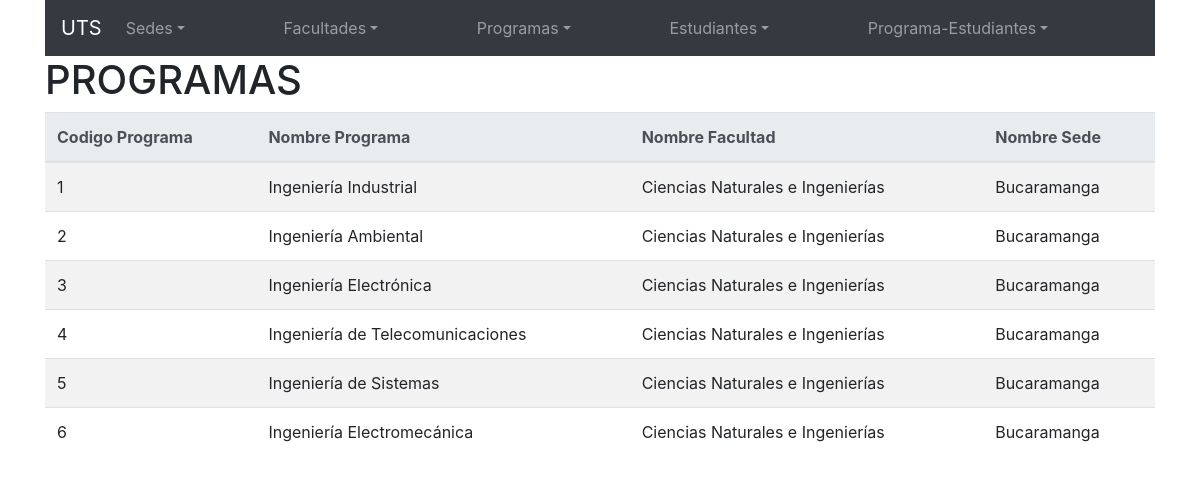
Page /app/views/programas_listar.php on the committed database.
### tables this page shows
create table programas
(
   codprograma          int not null auto_increment  comment '',
   codfacultad          int not null  comment '',
   nombreprograma       varchar(100) not null  comment '',
   primary key (codprograma)
);

create table facultades
(
   codfacultad          int not null auto_increment  comment '',
   codsede              int not null  comment '',
   nombrefacultad       varchar(100) not null  comment '',
   primary key (codfacultad)
);

create table sedes
(
   codsede              int not null auto_increment  comment '',
   nombresede           varchar(50) not null  comment '',
   primary key (codsede)
);

### app/config/loader.php (called while the page is built, shortened)
<?php
function cargaAutomaticaClases($nameSpace) {
    $rutaConfig = "app/config";
    $rutaActual = str_replace("\\", "/", __DIR__);
    $rutaProyecto = str_replace($rutaConfig, "", $rutaActual);
    $nombreClase = strtolower($nameSpace);
    $rutaClase = str_replace("\\", "/", $nombreClase);
    $claseCargar = $rutaProyecto . "/" . $rutaClase . ".php";
}

### app/models/conexion.php (called while the page is built, shortened)
<?php
class Conexion {
    private $_servidor;
    private $_usuario;
    private $_clave;
    private $_nombreBase;
    public function __construct() {
        $this->_servidor = CONFIG["DB_HOST"];
        $this->_nombreBase = CONFIG["DB_DATABASE"];
        $this->_usuario = CONFIG["DB_USERNAME"];
        $this->_clave = CONFIG["DB_PASSWORD"];
    }
    public function conectar(){
        $codificacion = "SET NAMES \"UTF8\"";
        $cadena = "mysql::host={$this->_servidor};dbname={$this->_nombreBase}";
        $arreglo = array(PDO::MYSQL_ATTR_INIT_COMMAND => $codificacion);
        $this->_conn = new PDO($cadena, $this->_usuario, $this->_clave, $arreglo) ;
    }
}

### app/controllers/programacontroller.php (called while the page is built, shortened)
<?php
class ProgramaController {
    public function getProgramas() {
        $objProgramas = new Programas();
        $filas = $objProgramas->obtener();
        return $filas;
    }
}

### app/models/programas.php (called while the page is built, shortened)
<?php
class Programas extends Conexion {
    public function obtener() {
        $sql = "SELECT p.codprograma, p.nombreprograma,f.nombrefacultad,"
                . "s.nombresede FROM programas p INNER JOIN(facultades f INNER JOIN "
                . "sedes s ON f.codsede=s.codsede) ON p.codfacultad=f.codfacultad;";
        $recurso = $this->_conn->prepare($sql);
        $recurso->execute();
        $filas = $recurso->fetchAll(2);
        return $filas;
    }
}

### app/views/programas_listar.php (the view, shortened to what this page needs)
<?php
require_once '../config/loader.php';
$codprograma = filter_input(INPUT_GET, "cod");
$objProgramaController = new ProgramaController();
$registros = $objProgramaController->getProgramas($codprograma);
?>
<!DOCTYPE html>
<html>
    <head>
        <link href="styles/bootstrap.css" rel="stylesheet" type="text/css"/>
        <link href="styles/jquery-ui.css" rel="stylesheet" type="text/css"/>
    </head>
    <body class=" container">
        <?php
        require_once 'menu.php';
        ?>
        <h1>
            PROGRAMAS
        </h1>
        <table class="table table-striped">
            <thead class="thead-light">
                <tr>
                    <th>
                        Codigo Programa
                    </th>
                    <th>
                        Nombre Programa
                    </th>
                    <th>
                        Nombre Facultad
                    </th>
                    <th>
                        Nombre Sede
                    </th>
                </tr>
            </thead>
            <tbody>
                <?php
                foreach ($registros as $indice => $campo) {
                    echo '<tr>';
                    echo '<td>' . $campo["codprograma"] . '</td>';
                    echo '<td>' . $campo["nombreprograma"] . '</td>';
                    echo '<td>' . $campo["nombrefacultad"] . '</td>';
                    echo '<td>' . $campo["nombresede"] . '</td>';
                    echo '</tr>';
                }
                ?>
            </tbody>
        </table>
    </body>
</html>

### rows in the picture
programas: codprograma "1", nombreprograma "Ingeniería Industrial", codfacultad.nombrefacultad "Ciencias Naturales e Ingenierías", sedes.nombresede "Bucaramanga"
programas: codprograma "2", nombreprograma "Ingeniería Ambiental", codfacultad.nombrefacultad "Ciencias Naturales e Ingenierías", sedes.nombresede "Bucaramanga"
programas: codprograma "3", nombreprograma "Ingeniería Electrónica", codfacultad.nombrefacultad "Ciencias Naturales e Ingenierías", sedes.nombresede "Bucaramanga"
programas: codprograma "4", nombreprograma "Ingeniería de Telecomunicaciones", codfacultad.nombrefacultad "Ciencias Naturales e Ingenierías", sedes.nombresede "Bucaramanga"
programas: codprograma "5", nombreprograma "Ingeniería de Sistemas", codfacultad.nombrefacultad "Ciencias Naturales e Ingenierías", sedes.nombresede "Bucaramanga"
programas: codprograma "6", nombreprograma "Ingeniería Electromecánica", codfacultad.nombrefacultad "Ciencias Naturales e Ingenierías", sedes.nombresede "Bucaramanga"
